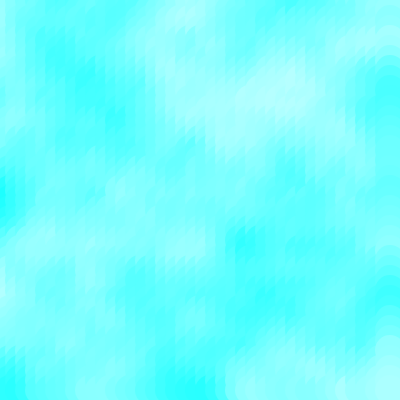
Frame 1 (no input)
Frame 60 (no input): identical to frame 1, image omitted
Frame 120 (the mouse pressed at the canvas centre since frame 60): identical to frame 1, image omitted

The p5.js sketch that drew this single still picture (run headless with seeded random() and noise() and a simulated clock; from frame 60 on, the mouse is pressed at the canvas centre):

// p5.js sketch
// ── sketch.js
function setup() {
  	createCanvas(400, 400);
	noStroke();
}

function draw() {
	for (var x = 0; x < width; x+=10) {
		for (var y = 0; y < height; y+=10) {
			var c = 255 * noise(0.01 * x, 0.01 * y);
			fill(c, 255, 255);
			circle(x, y, 30);
		}		
  	}
}
